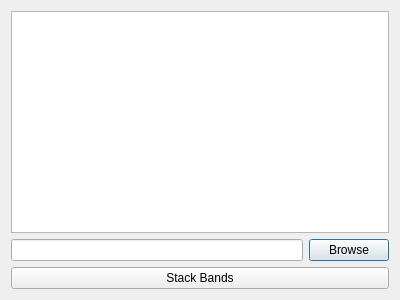
<?xml version="1.0" encoding="UTF-8"?>
<ui version="4.0">
 <class>BandStackerDialogBase</class>
 <widget class="QDialog" name="BandStackerDialogBase">
  <property name="geometry">
   <rect>
    <x>0</x>
    <y>0</y>
    <width>400</width>
    <height>300</height>
   </rect>
  </property>
  <property name="windowTitle">
   <string>Band Stacker</string>
  </property>
  <layout class="QVBoxLayout" name="verticalLayout">
   <item>
    <widget class="QListWidget" name="layerListWidget"/>
   </item>
   <item>
    <layout class="QHBoxLayout">
     <item>
      <widget class="QLineEdit" name="outputFileName"/>
     </item>
     <item>
      <widget class="QPushButton" name="browseButton">
       <property name="text">
        <string>Browse</string>
       </property>
      </widget>
     </item>
    </layout>
   </item>
   <item>
    <widget class="QPushButton" name="stackBandsButton">
     <property name="text">
      <string>Stack Bands</string>
     </property>
    </widget>
   </item>
  </layout>
 </widget>
 <resources/>
 <connections/>
</ui>
